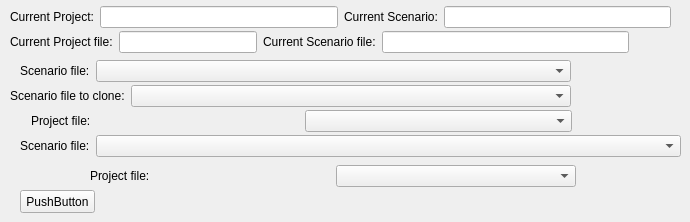
         <widget class="QWidget" name="tab_12">
          <attribute name="title">
           <string>Tab 1</string>
          </attribute>
          <widget class="QWidget" name="layoutWidget_6">
           <property name="geometry">
            <rect>
             <x>20</x>
             <y>60</y>
             <width>551</width>
             <height>22</height>
            </rect>
           </property>
           <layout class="QHBoxLayout" name="horizontalLayout_22">
            <item>
             <widget class="QLabel" name="label_53">
              <property name="sizePolicy">
               <sizepolicy hsizetype="Fixed" vsizetype="Preferred">
                <horstretch>0</horstretch>
                <verstretch>0</verstretch>
               </sizepolicy>
              </property>
              <property name="text">
               <string>Scenario file:</string>
              </property>
             </widget>
            </item>
            <item>
             <widget class="QComboBox" name="comboBox_200"/>
            </item>
           </layout>
          </widget>
          <widget class="QPushButton" name="pushButton_4">
           <property name="geometry">
            <rect>
             <x>20</x>
             <y>190</y>
             <width>75</width>
             <height>23</height>
            </rect>
           </property>
           <property name="text">
            <string>PushButton</string>
           </property>
          </widget>
          <widget class="QWidget" name="layoutWidget_7">
           <property name="geometry">
            <rect>
             <x>10</x>
             <y>85</y>
             <width>561</width>
             <height>22</height>
            </rect>
           </property>
           <layout class="QHBoxLayout" name="horizontalLayout_17">
            <item>
             <widget class="QLabel" name="label_52">
              <property name="sizePolicy">
               <sizepolicy hsizetype="Fixed" vsizetype="Preferred">
                <horstretch>0</horstretch>
                <verstretch>0</verstretch>
               </sizepolicy>
              </property>
              <property name="text">
               <string>Scenario file to clone:</string>
              </property>
             </widget>
            </item>
            <item>
             <widget class="QComboBox" name="comboBox_220"/>
            </item>
           </layout>
          </widget>
          <widget class="QWidget" name="layoutWidget_10">
           <property name="geometry">
            <rect>
             <x>20</x>
             <y>135</y>
             <width>661</width>
             <height>22</height>
            </rect>
           </property>
           <layout class="QHBoxLayout" name="horizontalLayout_4">
            <item>
             <widget class="QLabel" name="label_36">
              <property name="sizePolicy">
               <sizepolicy hsizetype="Fixed" vsizetype="Preferred">
                <horstretch>0</horstretch>
                <verstretch>0</verstretch>
               </sizepolicy>
              </property>
              <property name="text">
               <string>Scenario file:</string>
              </property>
             </widget>
            </item>
            <item>
             <widget class="QComboBox" name="comboBox_201"/>
            </item>
           </layout>
          </widget>
          <widget class="QWidget" name="layoutWidget">
           <property name="geometry">
            <rect>
             <x>10</x>
             <y>30</y>
             <width>619</width>
             <height>24</height>
            </rect>
           </property>
           <layout class="QHBoxLayout" name="horizontalLayout_11">
            <item>
             <layout class="QHBoxLayout" name="horizontalLayout">
              <item>
               <widget class="QLabel" name="label_4">
                <property name="sizePolicy">
                 <sizepolicy hsizetype="Fixed" vsizetype="Preferred">
                  <horstretch>0</horstretch>
                  <verstretch>0</verstretch>
                 </sizepolicy>
                </property>
                <property name="text">
                 <string>Current Project file:</string>
                </property>
               </widget>
              </item>
              <item>
               <widget class="QLineEdit" name="lineEdit_6"/>
              </item>
             </layout>
            </item>
            <item>
             <widget class="QLabel" name="label_5">
              <property name="sizePolicy">
               <sizepolicy hsizetype="Fixed" vsizetype="Preferred">
                <horstretch>0</horstretch>
                <verstretch>0</verstretch>
               </sizepolicy>
              </property>
              <property name="text">
               <string>Current Scenario file:</string>
              </property>
             </widget>
            </item>
            <item>
             <widget class="QLineEdit" name="lineEdit_7"/>
            </item>
           </layout>
          </widget>
          <widget class="QWidget" name="layoutWidget_8">
           <property name="geometry">
            <rect>
             <x>10</x>
             <y>5</y>
             <width>661</width>
             <height>24</height>
            </rect>
           </property>
           <layout class="QHBoxLayout" name="horizontalLayout_18">
            <item>
             <layout class="QHBoxLayout" name="horizontalLayout_19">
              <item>
               <widget class="QLabel" name="label_10">
                <property name="sizePolicy">
                 <sizepolicy hsizetype="Fixed" vsizetype="Preferred">
                  <horstretch>0</horstretch>
                  <verstretch>0</verstretch>
                 </sizepolicy>
                </property>
                <property name="text">
                 <string>Current Project:</string>
                </property>
               </widget>
              </item>
              <item>
               <widget class="QLineEdit" name="lineEdit_9"/>
              </item>
             </layout>
            </item>
            <item>
             <layout class="QHBoxLayout" name="horizontalLayout_20">
              <item>
               <widget class="QLabel" name="label_11">
                <property name="sizePolicy">
                 <sizepolicy hsizetype="Fixed" vsizetype="Preferred">
                  <horstretch>0</horstretch>
                  <verstretch>0</verstretch>
                 </sizepolicy>
                </property>
                <property name="text">
                 <string>Current Scenario:</string>
                </property>
               </widget>
              </item>
              <item>
               <widget class="QLineEdit" name="lineEdit_10"/>
              </item>
             </layout>
            </item>
           </layout>
          </widget>
          <widget class="QWidget" name="layoutWidget">
           <property name="geometry">
            <rect>
             <x>31</x>
             <y>110</y>
             <width>541</width>
             <height>22</height>
            </rect>
           </property>
           <layout class="QHBoxLayout" name="horizontalLayout_54">
            <item>
             <widget class="QLabel" name="label_35">
              <property name="sizePolicy">
               <sizepolicy hsizetype="Preferred" vsizetype="Fixed">
                <horstretch>0</horstretch>
                <verstretch>0</verstretch>
               </sizepolicy>
              </property>
              <property name="text">
               <string>Project file:</string>
              </property>
             </widget>
            </item>
            <item>
             <widget class="QComboBox" name="comboBox_100">
              <property name="sizePolicy">
               <sizepolicy hsizetype="Preferred" vsizetype="Preferred">
                <horstretch>0</horstretch>
                <verstretch>0</verstretch>
               </sizepolicy>
              </property>
             </widget>
            </item>
           </layout>
          </widget>
          <widget class="QWidget" name="layoutWidget">
           <property name="geometry">
            <rect>
             <x>90</x>
             <y>165</y>
             <width>486</width>
             <height>22</height>
            </rect>
           </property>
           <layout class="QHBoxLayout" name="horizontalLayout_55">
            <item>
             <widget class="QLabel" name="label_81">
              <property name="sizePolicy">
               <sizepolicy hsizetype="Preferred" vsizetype="Fixed">
                <horstretch>0</horstretch>
                <verstretch>0</verstretch>
               </sizepolicy>
              </property>
              <property name="text">
               <string>Project file:</string>
              </property>
             </widget>
            </item>
            <item>
             <widget class="QComboBox" name="comboBox_120">
              <property name="sizePolicy">
               <sizepolicy hsizetype="Preferred" vsizetype="Preferred">
                <horstretch>0</horstretch>
                <verstretch>0</verstretch>
               </sizepolicy>
              </property>
             </widget>
            </item>
           </layout>
          </widget>
         </widget>
